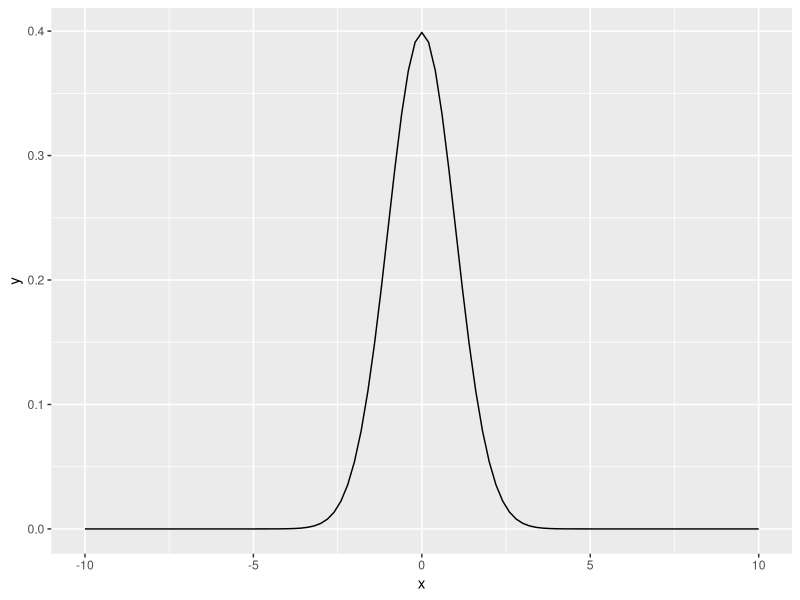

Here is the R script that generated this plot:
runif(10, min=1, max=3)
install.packages("ggplot2")
library(ggplot2)
ggplot(data.frame(x=c(-10,10)), aes(x)) + stat_function(fun=dnorm, args=list(0, 1))
